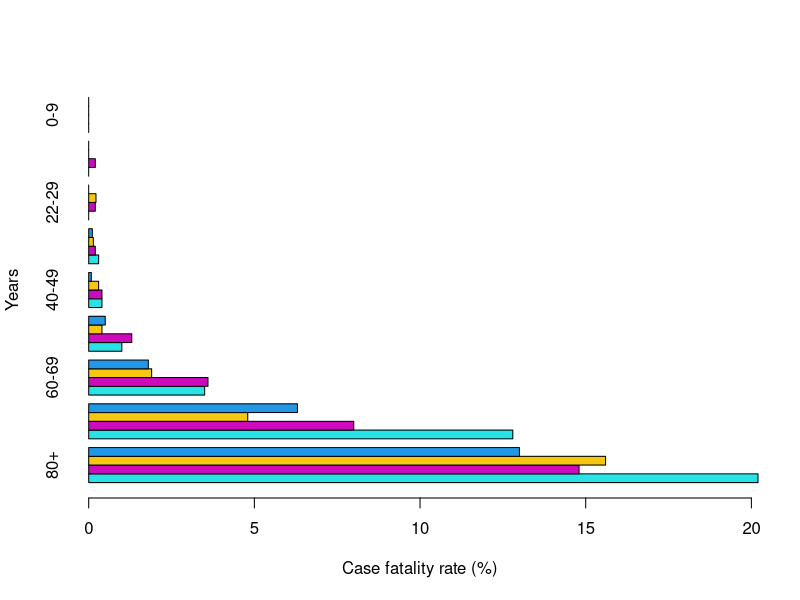
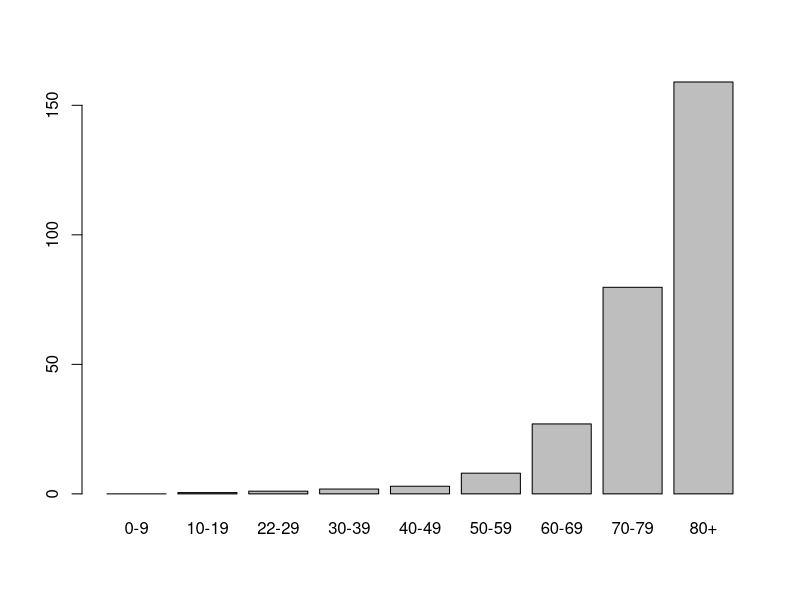
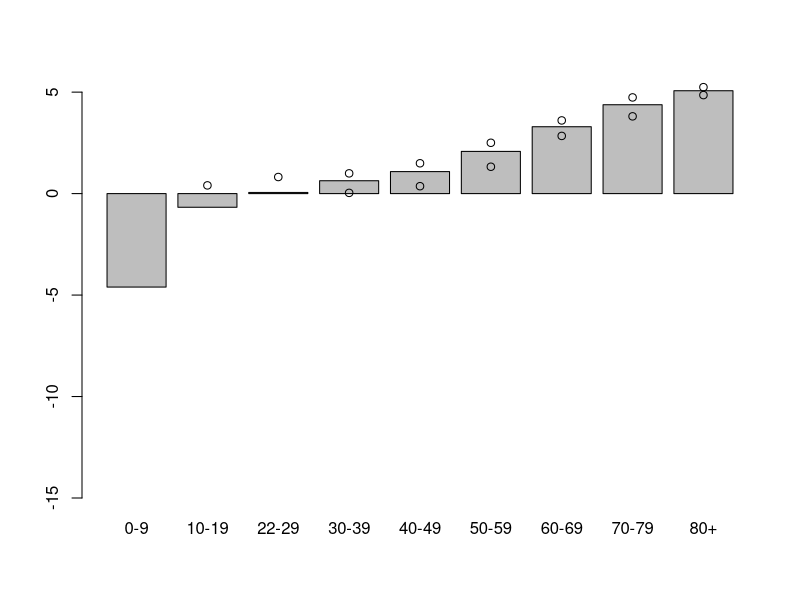
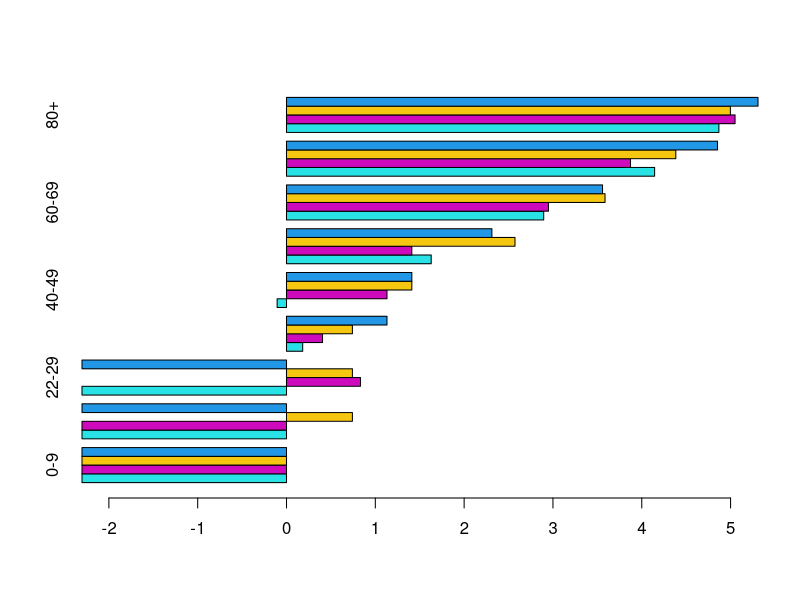

Here is the R script that generated these plots, in order: (Note: this script raises an error after producing the figures.)

## Taking age data from here:
## https://ourworldindata.org/mortality-risk-covid#case-fatality-rate-of-covid-19-by-age

## The data below is a breakdown of CFR by age group across various
## countries. It shows very large differences of the CFR by age. This
## data is based on the number of confirmed cases and deaths in each
## age group as reported by national agencies.

## The data come from the:

## 1) Chinese Center for Disease Control and Prevention (CDC) as of
##    17th February;

## 2) Spanish Ministry of Health as of 24th March;

## 3) Korea Centers for Disease Control and Prevention (KCDC) as of
##    24th March; and

## 4) Italian National Institute of Health, as presented in the paper
##    by Onder et al. (2020) as of 17th March.17,18


## case_fatality_rate_of_covid_19_by_age
cfrbyage <-
    c(
        0.00, 0.00, 0.00, 0.00, #  0 to  9 years
        0.00, 0.00, 0.20, 0.00, # 10 to 19 years
        0.00, 0.22, 0.20, 0.00, # 22 to 29 years
        0.11, 0.14, 0.20, 0.30, # 30 to 39 years
        0.08, 0.30, 0.40, 0.40, # 40 to 49 years
        0.50, 0.40, 1.30, 1.00, # 50 to 59 years
        1.80, 1.90, 3.60, 3.50, # 60 to 69 years
        6.30, 4.80, 8.00, 12.8, # 70 to 79 years
        13.0, 15.6, 14.8, 20.2  # 80+      years
    )

## Knowing R, there is probably a cleaner way to do this...
cfrbyage.m <- matrix(cfrbyage, 9, byrow=TRUE)
cfrbyage.m

rownames(cfrbyage.m) <- c(
    "0-9",
    "10-19",
    "22-29",
    "30-39",
    "40-49",
    "50-59",
    "60-69",
    "70-79",
    "80+"
)

colnames(cfrbyage.m) <- c(
    "Korea", "Spain", "China", "Italy"
)

cfrbyage.m

## In order to match the plot at Our World in Data, we turn the matrix
## 'upside down' and 'back to front' ...
cfrbyage.m.plot <-
    cfrbyage.m[ nrow(cfrbyage.m):1, ncol(cfrbyage.m):1 ]

barplot(t(cfrbyage.m.plot), beside=TRUE, horiz=TRUE, col=c(5,6,7,4),
        xlab='Case fatality rate (%)', ylab='Years')



## There is no such thing as the 'average CFR'... ... ... Hey! Lets
## pretend there is!
cfronavg <- 0.1


## Calculate the Odds Ratio
cfrbyage.m / cfronavg

## Mean Odds Ratio across all studies
or.mean <-
    apply(cfrbyage.m / cfronavg, 1, mean)
or.mean

or.sd <-
    apply(cfrbyage.m / cfronavg, 1, sd)
or.sd

x <-
    barplot(or.mean)





barplot(log(or.mean+0.01), ylim=c(-15,+5.5))
points(x, log(or.mean+or.sd))
points(x, log(or.mean-or.sd))

log(10)

## We add a very small CFR to allow for 0% CFR conversion to Log Odds
lod <- log((cfrbyage.m + 0.01) / cfronavg)
lod

barplot(t(lod), beside=TRUE, horiz=TRUE,
        col=c(5,6,7,4))

barplot(log(mor+0.01), horiz=TRUE)

## To add insult to injury, lets average over all four studies...

means <-
    apply(lod, 1, mean)
stdevs <-
    apply(lod, 1, sd)

barplot(rev(means))


## Me no stats good? Unprobable!
barplot(rbind(means+stdevs, means,
              means-stdevs), beside=TRUE)



## Got the age Odds Ratios above.

## The SNP Odds Ratios are...
baseline.cfr = 0.1

## TT at rs12329760 = 0
rs12329760.tt = 0

## CT at rs12329760 = 0.146
rs12329760.ct = 0.146 / baseline.cfr

## CC at rs12329760
rs12329760.cc = 0.146*2 / baseline.cfr
rs12329760.cc

rs75603675 = CC = 0
rs75603675 = AC = 0.148
rs75603675 = AA = 0.148*2


    snp_score = snp_score / baseline_cfr
